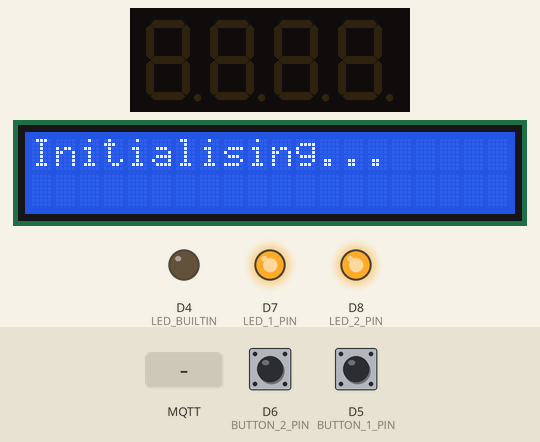
Bench run of a sketch on a simulated ESP8266 (Wemos D1 mini). Parts: 4-digit seven-segment display, 20×2 character LCD, output pins drawn as LEDs (lit = HIGH, except the on-board LED, lit = LOW). Inputs (shaded band) come from the test bench; at power-on: D6 (BUTTON_2_PIN) HIGH, D5 (BUTTON_1_PIN) HIGH. WiFi joins after 1.5 s; servers stay silent unless stated; no MQTT or app messages arrive unless stated; what the sketch prints to the serial monitor is not drawn.

Above: at 0.2 s.
At 3.3 s:
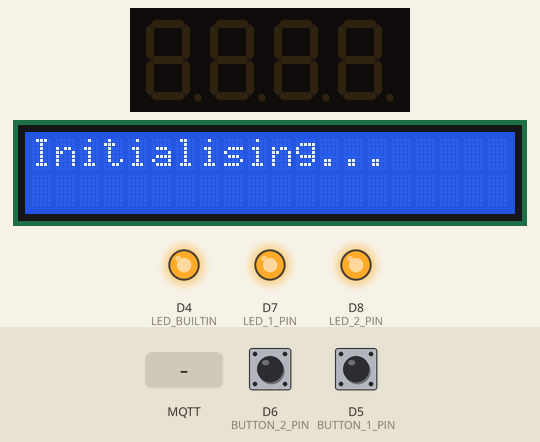
3.4 s: D6 (BUTTON_2_PIN) pulled LOW for 0.15 s
5.0 s: MQTT message "0" arrives on the first subscribed topic
6.5 s: MQTT message "on" arrives on the first subscribed topic
8.0 s: MQTT message "off" arrives on the first subscribed topic
Timing chart, 0 to 10.5 s (numbered marks = the images above; inputs shaded):
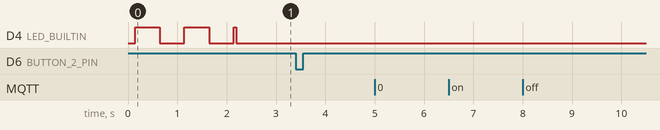

Measured:
- after the input at 3.4 s, every drawn part: stays the same
- after the input at 5.0 s, every drawn part: stays the same
- after the input at 6.5 s, every drawn part: stays the same
- after the input at 8.0 s, every drawn part: stays the same

The sketch:

wemos_ch_interface.ino
```cpp
#include "config.h"
#include <ESP8266WiFi.h>
#include <PubSubClient.h>
#include <Wire.h> // Enable this line if using Arduino Uno, Mega, etc.
#include <Adafruit_GFX.h>
#include "Adafruit_LEDBackpack.h"
#include <LiquidCrystal_I2C_ESP.h> https://github.com/blueinnotech/LiquidCrystal_I2C_ESP
#include <ArduinoJson.h>

#ifndef WIFI_SSID
  #error "WIFI_SSID must be defined in config"
#endif

#ifndef WIFI_PASS
  #error "WIFI_PASS must be defined in config"
#endif

#ifndef BROKER
  #error "BROKER must be defined in config"
#endif

#ifndef BROKER_PASS
  #error "BROKER_PASS must be defined in config"
#endif

#ifndef BUTTON_1_PIN
  #error "BUTTON_1_PIN must be defined in config"
#endif

#ifndef BUTTON_2_PIN
  #error "BUTTON_2_PIN must be defined in config"
#endif

#ifndef TOPIC_1_STATUS
  #error "TOPIC_1_STATUS must be defined in config"
#endif

#ifndef TOPIC_2_STATUS
  #error "TOPIC_2_STATUS must be defined in config"
#endif

#ifndef TOPIC_1_CONTROL
  #error "TOPIC_1_CONTROL must be defined in config"
#endif

#ifndef TOPIC_2_CONTROL
  #error "TOPIC_2_CONTROL must be defined in config"
#endif

// Main program
WiFiClient espClient;
PubSubClient client(espClient);
String clientId;

String topic1_pub;
String topic2_pub;
String topic_data_sub;//TODO #def and config

bool status_1=false;
bool status_2=false;

volatile int button_1_trigger = 0;
volatile int button_2_trigger = 0;

unsigned long debounceTime=0;
unsigned long debounceThreshold=200; //TODO CONST/CONFIG

Adafruit_7segment matrix = Adafruit_7segment();

StaticJsonDocument<200> doc; // size estimator: arduinojson.org/v6/assistant

//TODO CONST/CONFIG address
LiquidCrystal_I2C lcd(0x3F,20,2);  // set the LCD address to 0x3F for a 16 chars and 2 line display, sda/scl are d2/d1


void setup() {

  pinMode(LED_1_PIN, OUTPUT);
  pinMode(LED_2_PIN, OUTPUT);
  //and off
  digitalWrite(LED_1_PIN, true);
  digitalWrite(LED_2_PIN, true);

  pinMode(BUTTON_1_PIN, INPUT_PULLUP);
  attachInterrupt(digitalPinToInterrupt(BUTTON_1_PIN), button1, CHANGE);
  pinMode(BUTTON_2_PIN, INPUT_PULLUP);
  attachInterrupt(digitalPinToInterrupt(BUTTON_2_PIN), button2, CHANGE);

  Serial.begin(9600);

  log("init...");
  pinMode(LED_BUILTIN, OUTPUT);

  //set wifi
  Serial.println();
  Serial.print("WIFI configured to ");
  Serial.println(WIFI_SSID);
  WiFi.mode(WIFI_STA);
  WiFi.begin(WIFI_SSID, WIFI_PASS);
  topic1_pub = String(TOPIC_1_CONTROL);
  topic2_pub = String(TOPIC_2_CONTROL);
  topic_data_sub = String("test/data");

  Serial.println("TOPIC1 pub: "+topic1_pub);
  Serial.println("TOPIC2 pub: "+topic2_pub);
  Serial.println("topic data sub: "+topic_data_sub);

  //set mqtt
  clientId = WiFi.macAddress();
  client.setServer(BROKER, 1883);
  client.setCallback(callback);

  matrix.begin(0x70);//TODO #def in config
  matrix.clear();
  matrix.writeDisplay();

  lcd.init();                      // initialize the lcd
  lcd.backlight();
  lcd.setCursor(0,0);
  lcd.print("Initialising...");
  checkComms();

  log("ready");


  client.loop();
}


void checkComms(){
    if(WiFi.status() != WL_CONNECTED){
        while (WiFi.status() != WL_CONNECTED) {
            Serial.print("waiting for wifi, rc= ");
            Serial.println(WiFi.status());
            digitalWrite(LED_BUILTIN, HIGH);
            delay(500);
            //TODO while connecting flash led
            Serial.print(".");
            digitalWrite(LED_BUILTIN, LOW);
            delay(500);
        }
        Serial.println("");
        Serial.println("WiFi connected");
        Serial.print("IP address: ");
        Serial.println(WiFi.localIP());
    }
    if(!client.connected()){
        Serial.print("MQTT connecting...");
        while (!client.connected()) {
            digitalWrite(LED_BUILTIN, HIGH);
            Serial.print(".");
            if (client.connect(clientId.c_str(), "use-token-auth", BROKER_PASS)) {
                Serial.println("connected");
                client.subscribe(topic_data_sub.c_str());
                digitalWrite(LED_BUILTIN, LOW);
            }else {
                Serial.print("failed, rc=");
                Serial.println(client.state());
            }
        }
    }
    digitalWrite(LED_BUILTIN, LOW);
}

uint16_t counter = 0;

void loop() {
  checkComms();
  client.loop();

  //Check button status and set leds
  if(button_1_trigger > 0){
    if(millis() - debounceTime > debounceThreshold){
      //status_1 = !status_1;
      publish(topic1_pub);
    }
    button_1_trigger=0;
    debounceTime = millis();
  }
  if(button_2_trigger > 0){
    if(millis() - debounceTime > debounceThreshold){
      //status_2 = !status_2;
      publish(topic2_pub);
    }
    button_2_trigger=0;
    debounceTime = millis();
  }

  delay(10);

}

void log(String l){
  Serial.println("# "+l);
}


void callback(char* topic, byte* payload, unsigned int length) {
  //TODO: CALLBACK should be setting a buffer and returning, then main loop dealing with data as then we don't block

  char strPayload[length];
  strncpy(strPayload, (char*)payload, length);
  strPayload[length]=NULL;

  Serial.print("Message (");
  Serial.print(length);
  Serial.print(") arrived on ");
  Serial.print(topic);
  Serial.print(": '");
  Serial.print((char*)strPayload);
  Serial.println("'");

  if(strcmp(topic,topic_data_sub.c_str()) == 0){
    handle_data_callback(strPayload);
    return;
  }

  Serial.println("unknown topic");

}


void button1(){
  button_1_trigger++;
}

void button2(){
  button_2_trigger++;
}

void publish(String topic){
  Serial.println("publishing on "+topic);
  client.publish(topic.c_str(), "1", true);
}

void handle_data_callback(char* payload){
  Serial.println("parsing json callback");

  DeserializationError error = deserializeJson(doc, payload);
  if (error) {
    Serial.print(F("deserializeJson() failed: "));
    Serial.println(error.c_str());
    return;
  }

  int leds_0 = doc["leds"][0]; // 1
  int leds_1 = doc["leds"][1]; // 0

  // negate status as pulldown to turn on LED
  digitalWrite(LED_1_PIN, !leds_0);
  digitalWrite(LED_2_PIN, !leds_1);

  //7seg
  const char* js7seg = doc["7seg"];
  if(js7seg != NULL){
    Serial.print("7seg: ");
    char s7seg[] = "0000";
    strncpy(s7seg,js7seg,4);
    Serial.println(s7seg);
    //Convert (unsafe) char to int  and send
    matrix.writeDigitNum(0, s7seg[0]-'0');
    matrix.writeDigitNum(1, s7seg[1]-'0');
    matrix.writeDigitNum(3, s7seg[2]-'0');
    matrix.writeDigitNum(4, s7seg[3]-'0');
    matrix.writeDisplay();
  }

  // lcd
  const char* lcd_0 = doc["lcd"][0]; // "1234567890123456"
  const char* lcd_1 = doc["lcd"][1]; // "1234567890123456"
  if(lcd_0 != NULL || lcd_1 != NULL){
    lcd.clear();
  }
  if(lcd_0 != NULL){
    lcd.setCursor(0,0);
    lcd.print(lcd_0);
  }
  if(lcd_1 != NULL){
    lcd.setCursor(0,1);
    lcd.print(lcd_1);
  }

}
```

sample_config.h
```cpp
/*
 * Config settings - copy to new file called "config.h" and edit
 */
// Wifi settings
#define WIFI_SSID "my-wifi"
#define WIFI_PASS "My Password"

// broker IP/host
#define BROKER "10.0.0.1"
// broker password or blank
#define BROKER_PASS ""

// override default timeout from PubSubClient lib
#define MQTT_KEEPALIVE 60

// Relay pins on board
#define BUTTON_1_PIN D5
#define BUTTON_2_PIN D6

// LED pins on board
#define LED_1_PIN D7
#define LED_2_PIN D8

//Topics to pub/sub to
#define TOPIC_1_STATUS "Root/channel_1/status"
#define TOPIC_2_STATUS "Root/channel_2/status"
#define TOPIC_1_CONTROL "Root/channel_1"
#define TOPIC_2_CONTROL "Root/channel_2"
```
